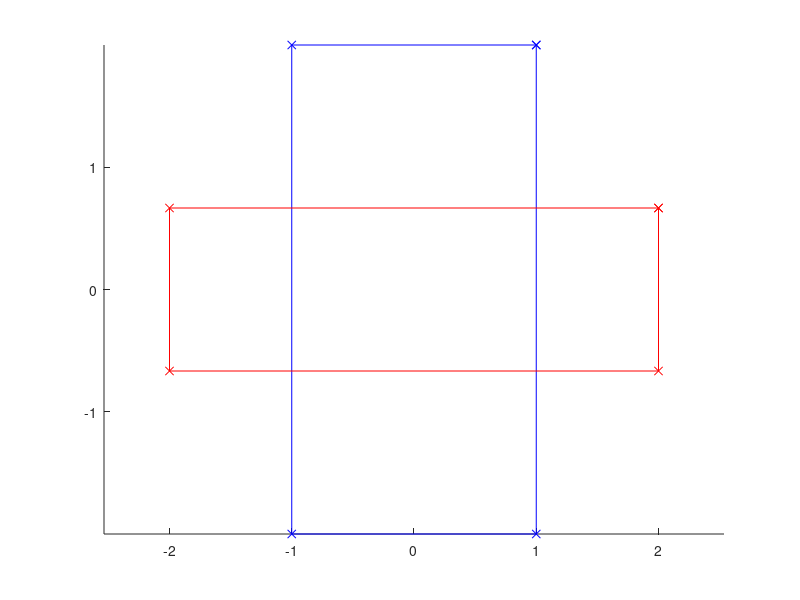

The MATLAB source for this figure:
hold on
axis equal

rect = [1 -1 -1 1 1; 2 2 -2 -2 2];
stretch = [2 0; 0 1/3];
rect_transform = stretch * rect;

% plot rectangle
plot(rect(1, :), rect(2, :), 'bx-')
plot(rect_transform(1, :), rect_transform(2, :), 'rx-')